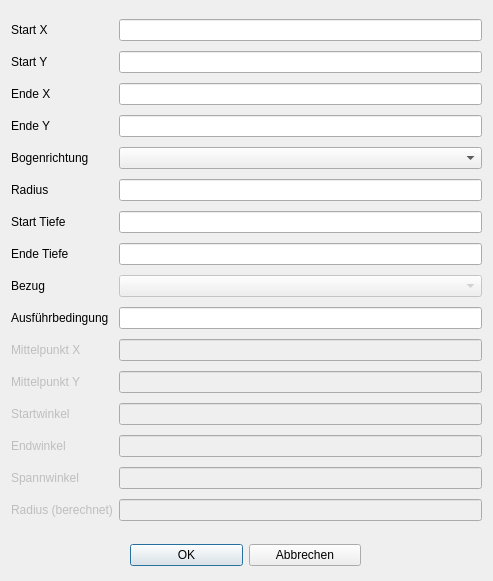
<?xml version="1.0" encoding="UTF-8"?>
<ui version="4.0">
 <class>Dialog_bearb_fbogen</class>
 <widget class="QDialog" name="Dialog_bearb_fbogen">
  <property name="geometry">
   <rect>
    <x>0</x>
    <y>0</y>
    <width>493</width>
    <height>581</height>
   </rect>
  </property>
  <property name="windowTitle">
   <string>Dialog</string>
  </property>
  <widget class="QWidget" name="layoutWidget_2">
   <property name="geometry">
    <rect>
     <x>130</x>
     <y>540</y>
     <width>231</width>
     <height>31</height>
    </rect>
   </property>
   <layout class="QHBoxLayout" name="horizontalLayout">
    <item>
     <widget class="QPushButton" name="btn_ok">
      <property name="text">
       <string>OK</string>
      </property>
      <property name="default">
       <bool>true</bool>
      </property>
     </widget>
    </item>
    <item>
     <widget class="QPushButton" name="btn_abbrechen">
      <property name="text">
       <string>Abbrechen</string>
      </property>
      <property name="autoDefault">
       <bool>false</bool>
      </property>
     </widget>
    </item>
   </layout>
  </widget>
  <widget class="QWidget" name="layoutWidget">
   <property name="geometry">
    <rect>
     <x>11</x>
     <y>15</y>
     <width>471</width>
     <height>521</height>
    </rect>
   </property>
   <layout class="QGridLayout" name="gridLayout">
    <item row="0" column="0">
     <widget class="QLabel" name="label_4">
      <property name="text">
       <string>Start X</string>
      </property>
     </widget>
    </item>
    <item row="0" column="1">
     <widget class="QLineEdit" name="lineEdit_xs">
      <property name="enabled">
       <bool>true</bool>
      </property>
     </widget>
    </item>
    <item row="1" column="0">
     <widget class="QLabel" name="label_5">
      <property name="text">
       <string>Start Y</string>
      </property>
     </widget>
    </item>
    <item row="1" column="1">
     <widget class="QLineEdit" name="lineEdit_ys">
      <property name="enabled">
       <bool>true</bool>
      </property>
     </widget>
    </item>
    <item row="2" column="0">
     <widget class="QLabel" name="label_3">
      <property name="text">
       <string>Ende X</string>
      </property>
     </widget>
    </item>
    <item row="2" column="1">
     <widget class="QLineEdit" name="lineEdit_xe">
      <property name="enabled">
       <bool>true</bool>
      </property>
     </widget>
    </item>
    <item row="3" column="0">
     <widget class="QLabel" name="label_10">
      <property name="text">
       <string>Ende Y</string>
      </property>
     </widget>
    </item>
    <item row="3" column="1">
     <widget class="QLineEdit" name="lineEdit_ye">
      <property name="enabled">
       <bool>true</bool>
      </property>
     </widget>
    </item>
    <item row="4" column="0">
     <widget class="QLabel" name="label_2">
      <property name="text">
       <string>Bogenrichtung</string>
      </property>
     </widget>
    </item>
    <item row="4" column="1">
     <widget class="QComboBox" name="comboBox_uzs"/>
    </item>
    <item row="5" column="0">
     <widget class="QLabel" name="label_7">
      <property name="text">
       <string>Radius</string>
      </property>
     </widget>
    </item>
    <item row="5" column="1">
     <widget class="QLineEdit" name="lineEdit_rad"/>
    </item>
    <item row="6" column="0">
     <widget class="QLabel" name="label_8">
      <property name="text">
       <string>Start Tiefe</string>
      </property>
     </widget>
    </item>
    <item row="6" column="1">
     <widget class="QLineEdit" name="lineEdit_tiSta"/>
    </item>
    <item row="7" column="0">
     <widget class="QLabel" name="label_9">
      <property name="text">
       <string>Ende Tiefe</string>
      </property>
     </widget>
    </item>
    <item row="7" column="1">
     <widget class="QLineEdit" name="lineEdit_tiEnd"/>
    </item>
    <item row="8" column="0">
     <widget class="QLabel" name="label_11">
      <property name="text">
       <string>Bezug</string>
      </property>
     </widget>
    </item>
    <item row="8" column="1">
     <widget class="QComboBox" name="comboBox_bezug">
      <property name="enabled">
       <bool>false</bool>
      </property>
     </widget>
    </item>
    <item row="9" column="0">
     <widget class="QLabel" name="label_12">
      <property name="text">
       <string>Ausführbedingung</string>
      </property>
     </widget>
    </item>
    <item row="9" column="1">
     <widget class="QLineEdit" name="lineEdit_afb"/>
    </item>
    <item row="10" column="0">
     <widget class="QLabel" name="label">
      <property name="enabled">
       <bool>false</bool>
      </property>
      <property name="text">
       <string>Mittelpunkt X</string>
      </property>
     </widget>
    </item>
    <item row="10" column="1">
     <widget class="QLineEdit" name="lineEdit_mipu_x">
      <property name="enabled">
       <bool>false</bool>
      </property>
     </widget>
    </item>
    <item row="11" column="0">
     <widget class="QLabel" name="label_6">
      <property name="enabled">
       <bool>false</bool>
      </property>
      <property name="text">
       <string>Mittelpunkt Y</string>
      </property>
     </widget>
    </item>
    <item row="11" column="1">
     <widget class="QLineEdit" name="lineEdit_mipu_y">
      <property name="enabled">
       <bool>false</bool>
      </property>
     </widget>
    </item>
    <item row="12" column="0">
     <widget class="QLabel" name="label_13">
      <property name="enabled">
       <bool>false</bool>
      </property>
      <property name="text">
       <string>Startwinkel</string>
      </property>
     </widget>
    </item>
    <item row="12" column="1">
     <widget class="QLineEdit" name="lineEdit_swi">
      <property name="enabled">
       <bool>false</bool>
      </property>
     </widget>
    </item>
    <item row="13" column="0">
     <widget class="QLabel" name="label_14">
      <property name="enabled">
       <bool>false</bool>
      </property>
      <property name="text">
       <string>Endwinkel</string>
      </property>
     </widget>
    </item>
    <item row="13" column="1">
     <widget class="QLineEdit" name="lineEdit_ewi">
      <property name="enabled">
       <bool>false</bool>
      </property>
     </widget>
    </item>
    <item row="14" column="0">
     <widget class="QLabel" name="label_16">
      <property name="enabled">
       <bool>false</bool>
      </property>
      <property name="text">
       <string>Spannwinkel</string>
      </property>
     </widget>
    </item>
    <item row="14" column="1">
     <widget class="QLineEdit" name="lineEdit_spannwi">
      <property name="enabled">
       <bool>false</bool>
      </property>
     </widget>
    </item>
    <item row="15" column="0">
     <widget class="QLabel" name="label_15">
      <property name="enabled">
       <bool>false</bool>
      </property>
      <property name="text">
       <string>Radius (berechnet)</string>
      </property>
     </widget>
    </item>
    <item row="15" column="1">
     <widget class="QLineEdit" name="lineEdit_rad_berechnet">
      <property name="enabled">
       <bool>false</bool>
      </property>
      <property name="toolTip">
       <string>&lt;html&gt;&lt;head/&gt;&lt;body&gt;&lt;p&gt;Werden neue Koordinaten für den Start- oder Endpunkt eingegeben so wird der Bogenradius neu berechnet. Bei dieser Berechnung bleibt der Spannwinkel gleich.&lt;/p&gt;&lt;/body&gt;&lt;/html&gt;</string>
      </property>
     </widget>
    </item>
   </layout>
  </widget>
 </widget>
 <tabstops>
  <tabstop>lineEdit_xs</tabstop>
  <tabstop>lineEdit_ys</tabstop>
  <tabstop>lineEdit_xe</tabstop>
  <tabstop>lineEdit_ye</tabstop>
  <tabstop>comboBox_uzs</tabstop>
  <tabstop>lineEdit_rad</tabstop>
  <tabstop>lineEdit_tiSta</tabstop>
  <tabstop>lineEdit_tiEnd</tabstop>
  <tabstop>comboBox_bezug</tabstop>
  <tabstop>lineEdit_afb</tabstop>
  <tabstop>lineEdit_mipu_x</tabstop>
  <tabstop>lineEdit_mipu_y</tabstop>
  <tabstop>lineEdit_swi</tabstop>
  <tabstop>lineEdit_ewi</tabstop>
  <tabstop>lineEdit_rad_berechnet</tabstop>
  <tabstop>btn_ok</tabstop>
  <tabstop>btn_abbrechen</tabstop>
 </tabstops>
 <resources/>
 <connections/>
</ui>
